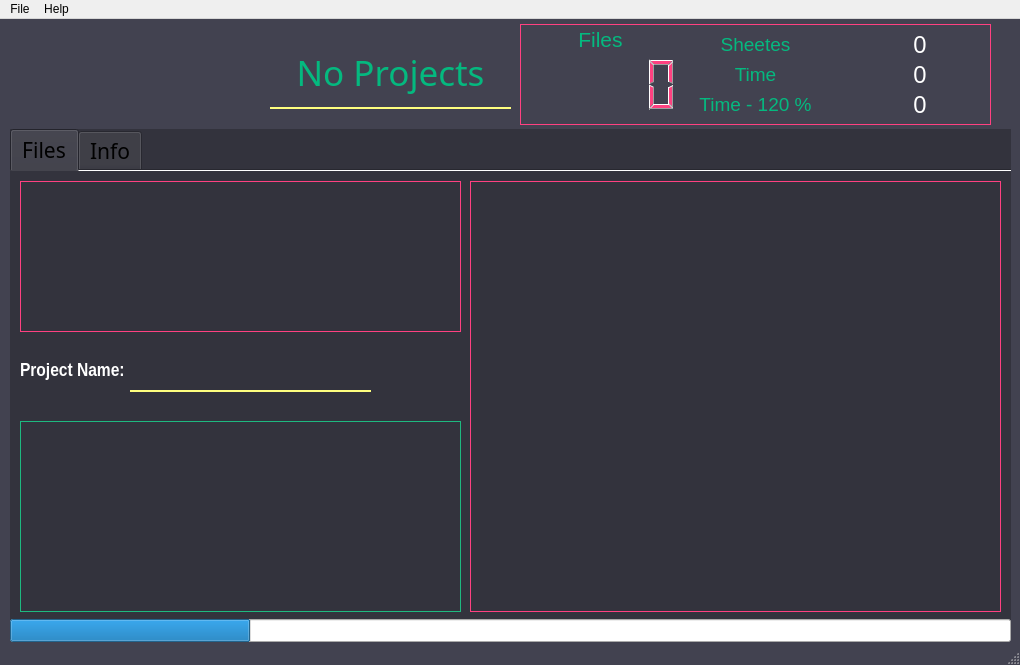
<?xml version="1.0" encoding="UTF-8"?>
<ui version="4.0">
 <class>MainWindow</class>
 <widget class="QMainWindow" name="MainWindow">
  <property name="geometry">
   <rect>
    <x>0</x>
    <y>0</y>
    <width>1020</width>
    <height>665</height>
   </rect>
  </property>
  <property name="windowTitle">
   <string>MainWindow</string>
  </property>
  <property name="styleSheet">
   <string notr="true">QMainWindow
{
 background-color: rgb(66, 66, 80);
}</string>
  </property>
  <widget class="QWidget" name="centralWidget">
   <widget class="QPushButton" name="pushButton">
    <property name="geometry">
     <rect>
      <x>10</x>
      <y>20</y>
      <width>75</width>
      <height>81</height>
     </rect>
    </property>
    <property name="styleSheet">
     <string notr="true">QPushButton#pushButton:pressed {
 border:2px solid;;
 border-radius:25px;
	border-color: rgb(255, 255, 127);
	
background-color:qradialgradient(spread:pad, cx:0.5, cy:0.5, radius:0.5, fx:0.5, fy:0.5, stop:0 rgba(255, 255, 255, 255), stop:0.1 rgba(255, 255, 255, 255), stop:0.2 rgba(77, 255, 120, 167), stop:0.3 rgba(64, 255, 61, 92), stop:0.397727 rgba(25, 255, 119, 51), stop:0.5 rgba(18, 255, 165, 205), stop:0.52 rgba(7, 255, 14, 205), stop:0.6 rgba(0, 255, 82, 255), stop:1 rgba(255, 255, 255, 0))

}
QPushButton{
background-color: rgb(66, 66, 80);

border:none;
}
</string>
    </property>
    <property name="text">
     <string/>
    </property>
    <property name="icon">
     <iconset resource="res.qrc">
      <normaloff>:/res/new.png</normaloff>:/res/new.png</iconset>
    </property>
    <property name="iconSize">
     <size>
      <width>64</width>
      <height>64</height>
     </size>
    </property>
   </widget>
   <widget class="QTabWidget" name="tabWidget">
    <property name="geometry">
     <rect>
      <x>10</x>
      <y>110</y>
      <width>1001</width>
      <height>491</height>
     </rect>
    </property>
    <property name="font">
     <font>
      <family>Eras Demi ITC</family>
      <pointsize>16</pointsize>
     </font>
    </property>
    <property name="autoFillBackground">
     <bool>false</bool>
    </property>
    <property name="styleSheet">
     <string notr="true">border-color: rgb(255, 65, 129);
background-color: rgb(51, 51, 61);</string>
    </property>
    <property name="tabPosition">
     <enum>QTabWidget::North</enum>
    </property>
    <property name="tabShape">
     <enum>QTabWidget::Rounded</enum>
    </property>
    <property name="currentIndex">
     <number>0</number>
    </property>
    <property name="elideMode">
     <enum>Qt::ElideMiddle</enum>
    </property>
    <property name="documentMode">
     <bool>true</bool>
    </property>
    <property name="tabsClosable">
     <bool>false</bool>
    </property>
    <property name="movable">
     <bool>false</bool>
    </property>
    <property name="tabBarAutoHide">
     <bool>false</bool>
    </property>
    <widget class="QWidget" name="tab">
     <attribute name="title">
      <string>Files</string>
     </attribute>
     <widget class="QTreeView" name="treeView">
      <property name="geometry">
       <rect>
        <x>10</x>
        <y>10</y>
        <width>441</width>
        <height>151</height>
       </rect>
      </property>
      <property name="styleSheet">
       <string notr="true">border: 1px solid ;
border-color:  rgb(255, 65, 129);
  color:#FFDC78;</string>
      </property>
     </widget>
     <widget class="QListWidget" name="listWidget">
      <property name="geometry">
       <rect>
        <x>460</x>
        <y>10</y>
        <width>531</width>
        <height>431</height>
       </rect>
      </property>
      <property name="styleSheet">
       <string notr="true">border: 1px solid ;
border-color:  rgb(255, 65, 129);
  color:#FFDC78;</string>
      </property>
     </widget>
     <widget class="QLabel" name="label_11">
      <property name="geometry">
       <rect>
        <x>10</x>
        <y>190</y>
        <width>111</width>
        <height>20</height>
       </rect>
      </property>
      <property name="font">
       <font>
        <family>Arial Narrow</family>
        <pointsize>14</pointsize>
        <weight>75</weight>
        <bold>true</bold>
       </font>
      </property>
      <property name="styleSheet">
       <string notr="true">color: rgb(255, 255, 255);</string>
      </property>
      <property name="text">
       <string>Project Name:</string>
      </property>
     </widget>
     <widget class="QTreeView" name="treeView_2">
      <property name="geometry">
       <rect>
        <x>10</x>
        <y>250</y>
        <width>441</width>
        <height>191</height>
       </rect>
      </property>
      <property name="styleSheet">
       <string notr="true">border: 1px solid ;
border-color: #1EB980;
  color:#FFDC78;</string>
      </property>
     </widget>
     <widget class="QPushButton" name="pushButton_4">
      <property name="geometry">
       <rect>
        <x>370</x>
        <y>165</y>
        <width>81</width>
        <height>81</height>
       </rect>
      </property>
      <property name="styleSheet">
       <string notr="true">QPushButton#pushButton_4:pressed {
 border:2px solid;;
 border-radius:25px;
border-color: rgb(255, 255, 127);
	
background-color:qradialgradient(spread:pad, cx:0.5, cy:0.5, radius:0.5, fx:0.5, fy:0.5, stop:0 rgba(255, 255, 255, 255), stop:0.1 rgba(255, 255, 255, 255), stop:0.2 rgba(77, 255, 120, 167), stop:0.3 rgba(64, 255, 61, 92), stop:0.397727 rgba(25, 255, 119, 51), stop:0.5 rgba(18, 255, 165, 205), stop:0.52 rgba(7, 255, 14, 205), stop:0.6 rgba(0, 255, 82, 255), stop:1 rgba(255, 255, 255, 0))

}
QPushButton{
background-color: rgb(51, 51, 61);

border:none;
}
</string>
      </property>
      <property name="text">
       <string/>
      </property>
      <property name="icon">
       <iconset resource="res.qrc">
        <normaloff>:/res/ok.png</normaloff>:/res/ok.png</iconset>
      </property>
      <property name="iconSize">
       <size>
        <width>64</width>
        <height>64</height>
       </size>
      </property>
     </widget>
     <widget class="QLineEdit" name="proj_name_edit">
      <property name="geometry">
       <rect>
        <x>120</x>
        <y>180</y>
        <width>241</width>
        <height>41</height>
       </rect>
      </property>
      <property name="font">
       <font>
        <family>Bahnschrift</family>
        <pointsize>16</pointsize>
        <weight>75</weight>
        <bold>true</bold>
       </font>
      </property>
      <property name="styleSheet">
       <string notr="true">color: rgb(4, 185, 127);
border : 0px solid blue;
border-top : 0px solid red;
border-left : 0px solid red;
border-right : 0px solid red;
border-bottom : 2px solid rgb(255, 255, 127);</string>
      </property>
      <property name="alignment">
       <set>Qt::AlignCenter</set>
      </property>
     </widget>
     <zorder>listWidget</zorder>
     <zorder>label_11</zorder>
     <zorder>pushButton_4</zorder>
     <zorder>treeView</zorder>
     <zorder>treeView_2</zorder>
     <zorder>proj_name_edit</zorder>
    </widget>
    <widget class="QWidget" name="tab_2">
     <attribute name="title">
      <string>Info</string>
     </attribute>
     <widget class="QGroupBox" name="groupBox_3">
      <property name="geometry">
       <rect>
        <x>10</x>
        <y>10</y>
        <width>981</width>
        <height>441</height>
       </rect>
      </property>
      <property name="styleSheet">
       <string notr="true">QGroupBox{
border: 1px solid ;
border-color:  #1EB980;
color: rgb(255, 220, 120);
}</string>
      </property>
      <property name="title">
       <string>Material</string>
      </property>
      <widget class="QListWidget" name="mat_list">
       <property name="geometry">
        <rect>
         <x>10</x>
         <y>20</y>
         <width>171</width>
         <height>151</height>
        </rect>
       </property>
       <property name="font">
        <font>
         <family>Agency FB</family>
         <pointsize>16</pointsize>
         <weight>50</weight>
         <italic>false</italic>
         <bold>false</bold>
        </font>
       </property>
       <property name="styleSheet">
        <string notr="true">border: 1px solid ;
font: 16pt &quot;Agency FB&quot;;
border-color:  #1EB980;
color:#FFDC78;</string>
       </property>
      </widget>
      <widget class="QLabel" name="mat_time120">
       <property name="geometry">
        <rect>
         <x>30</x>
         <y>370</y>
         <width>120</width>
         <height>40</height>
        </rect>
       </property>
       <property name="font">
        <font>
         <family>Seven Segment</family>
         <pointsize>18</pointsize>
        </font>
       </property>
       <property name="styleSheet">
        <string notr="true">color: #FFFFFF;</string>
       </property>
       <property name="text">
        <string>0</string>
       </property>
       <property name="alignment">
        <set>Qt::AlignCenter</set>
       </property>
      </widget>
      <widget class="QLabel" name="label_4">
       <property name="geometry">
        <rect>
         <x>40</x>
         <y>200</y>
         <width>91</width>
         <height>20</height>
        </rect>
       </property>
       <property name="font">
        <font>
         <pointsize>14</pointsize>
        </font>
       </property>
       <property name="styleSheet">
        <string notr="true">
color: rgb(255, 220, 120);</string>
       </property>
       <property name="text">
        <string>Sheetes</string>
       </property>
       <property name="alignment">
        <set>Qt::AlignCenter</set>
       </property>
      </widget>
      <widget class="QLabel" name="label_6">
       <property name="geometry">
        <rect>
         <x>20</x>
         <y>340</y>
         <width>151</width>
         <height>20</height>
        </rect>
       </property>
       <property name="font">
        <font>
         <pointsize>14</pointsize>
        </font>
       </property>
       <property name="styleSheet">
        <string notr="true">color: rgb(255, 220, 120);</string>
       </property>
       <property name="text">
        <string>Time - 120 %</string>
       </property>
       <property name="alignment">
        <set>Qt::AlignCenter</set>
       </property>
      </widget>
      <widget class="QLabel" name="mat_time">
       <property name="geometry">
        <rect>
         <x>30</x>
         <y>300</y>
         <width>120</width>
         <height>40</height>
        </rect>
       </property>
       <property name="font">
        <font>
         <family>Seven Segment</family>
         <pointsize>18</pointsize>
        </font>
       </property>
       <property name="styleSheet">
        <string notr="true">color: #FFFFFF;</string>
       </property>
       <property name="text">
        <string>0</string>
       </property>
       <property name="alignment">
        <set>Qt::AlignCenter</set>
       </property>
      </widget>
      <widget class="QLabel" name="mat_sheetes">
       <property name="geometry">
        <rect>
         <x>30</x>
         <y>230</y>
         <width>120</width>
         <height>40</height>
        </rect>
       </property>
       <property name="font">
        <font>
         <family>Seven Segment</family>
         <pointsize>18</pointsize>
        </font>
       </property>
       <property name="styleSheet">
        <string notr="true">color: #FFFFFF;</string>
       </property>
       <property name="text">
        <string>0</string>
       </property>
       <property name="alignment">
        <set>Qt::AlignCenter</set>
       </property>
      </widget>
      <widget class="QLabel" name="label_5">
       <property name="geometry">
        <rect>
         <x>30</x>
         <y>270</y>
         <width>111</width>
         <height>20</height>
        </rect>
       </property>
       <property name="font">
        <font>
         <pointsize>14</pointsize>
        </font>
       </property>
       <property name="styleSheet">
        <string notr="true">color: rgb(255, 220, 120);</string>
       </property>
       <property name="text">
        <string>Time</string>
       </property>
       <property name="alignment">
        <set>Qt::AlignCenter</set>
       </property>
      </widget>
      <widget class="QGroupBox" name="groupBox_2">
       <property name="geometry">
        <rect>
         <x>190</x>
         <y>20</y>
         <width>781</width>
         <height>411</height>
        </rect>
       </property>
       <property name="styleSheet">
        <string notr="true">QGroupBox{
border: 1px solid ;
border-color:  rgb(255, 65, 129);
	color: rgb(255, 105, 81);
}</string>
       </property>
       <property name="title">
        <string>Thickness</string>
       </property>
       <property name="alignment">
        <set>Qt::AlignLeading|Qt::AlignLeft|Qt::AlignTop</set>
       </property>
       <property name="flat">
        <bool>false</bool>
       </property>
       <widget class="QListWidget" name="thick_list">
        <property name="geometry">
         <rect>
          <x>20</x>
          <y>20</y>
          <width>141</width>
          <height>171</height>
         </rect>
        </property>
        <property name="font">
         <font>
          <family>Agency FB</family>
          <pointsize>16</pointsize>
          <weight>50</weight>
          <italic>false</italic>
          <bold>false</bold>
         </font>
        </property>
        <property name="styleSheet">
         <string notr="true">border: 1px solid ;
font: 16pt &quot;Agency FB&quot;;
border-color:  rgb(255, 65, 129);
color:#FFDC78;</string>
        </property>
       </widget>
       <widget class="QTableWidget" name="tableWidget">
        <property name="geometry">
         <rect>
          <x>190</x>
          <y>10</y>
          <width>581</width>
          <height>391</height>
         </rect>
        </property>
        <property name="styleSheet">
         <string notr="true">
QHeaderView::section {
    color: rgb(0, 93, 87);
    font: 75 14pt &quot;Bell MT&quot;;;
     border :none
};

  border: 1px solid ;
  
border-color:#8933C9;
  color:#FFDC78;
  text-align: center;

font: 16pt &quot;Seven Segment&quot;;


</string>
        </property>
        <property name="selectionBehavior">
         <enum>QAbstractItemView::SelectColumns</enum>
        </property>
        <attribute name="verticalHeaderVisible">
         <bool>false</bool>
        </attribute>
       </widget>
       <widget class="QLabel" name="thick_t_time120">
        <property name="geometry">
         <rect>
          <x>10</x>
          <y>370</y>
          <width>161</width>
          <height>40</height>
         </rect>
        </property>
        <property name="font">
         <font>
          <family>Seven Segment</family>
          <pointsize>18</pointsize>
         </font>
        </property>
        <property name="styleSheet">
         <string notr="true">color: #FFFFFF;</string>
        </property>
        <property name="text">
         <string>0</string>
        </property>
        <property name="alignment">
         <set>Qt::AlignCenter</set>
        </property>
       </widget>
       <widget class="QLabel" name="thick_t_total_time">
        <property name="geometry">
         <rect>
          <x>10</x>
          <y>300</y>
          <width>161</width>
          <height>40</height>
         </rect>
        </property>
        <property name="font">
         <font>
          <family>Seven Segment</family>
          <pointsize>18</pointsize>
         </font>
        </property>
        <property name="styleSheet">
         <string notr="true">color: #FFFFFF;</string>
        </property>
        <property name="text">
         <string>0</string>
        </property>
        <property name="alignment">
         <set>Qt::AlignCenter</set>
        </property>
       </widget>
       <widget class="QLabel" name="thick_t_sheetes">
        <property name="geometry">
         <rect>
          <x>9</x>
          <y>230</y>
          <width>161</width>
          <height>40</height>
         </rect>
        </property>
        <property name="font">
         <font>
          <family>Seven Segment</family>
          <pointsize>18</pointsize>
         </font>
        </property>
        <property name="styleSheet">
         <string notr="true">color:#FFFFFF;</string>
        </property>
        <property name="text">
         <string>0</string>
        </property>
        <property name="alignment">
         <set>Qt::AlignCenter</set>
        </property>
       </widget>
       <widget class="QLabel" name="label">
        <property name="geometry">
         <rect>
          <x>50</x>
          <y>200</y>
          <width>91</width>
          <height>20</height>
         </rect>
        </property>
        <property name="font">
         <font>
          <pointsize>14</pointsize>
         </font>
        </property>
        <property name="styleSheet">
         <string notr="true">color: rgb(255, 105, 81);</string>
        </property>
        <property name="text">
         <string>Sheetes</string>
        </property>
        <property name="alignment">
         <set>Qt::AlignCenter</set>
        </property>
       </widget>
       <widget class="QLabel" name="label_2">
        <property name="geometry">
         <rect>
          <x>50</x>
          <y>270</y>
          <width>91</width>
          <height>20</height>
         </rect>
        </property>
        <property name="font">
         <font>
          <pointsize>14</pointsize>
         </font>
        </property>
        <property name="styleSheet">
         <string notr="true">color: rgb(255, 105, 81);</string>
        </property>
        <property name="text">
         <string>Time</string>
        </property>
        <property name="alignment">
         <set>Qt::AlignCenter</set>
        </property>
       </widget>
       <widget class="QLabel" name="label_3">
        <property name="geometry">
         <rect>
          <x>20</x>
          <y>340</y>
          <width>151</width>
          <height>20</height>
         </rect>
        </property>
        <property name="font">
         <font>
          <pointsize>14</pointsize>
         </font>
        </property>
        <property name="styleSheet">
         <string notr="true">color: rgb(255, 105, 81);</string>
        </property>
        <property name="text">
         <string>Time - 120 %</string>
        </property>
        <property name="alignment">
         <set>Qt::AlignCenter</set>
        </property>
       </widget>
      </widget>
     </widget>
    </widget>
   </widget>
   <widget class="QPushButton" name="pushButton_2">
    <property name="geometry">
     <rect>
      <x>94</x>
      <y>20</y>
      <width>81</width>
      <height>81</height>
     </rect>
    </property>
    <property name="styleSheet">
     <string notr="true">QPushButton#pushButton_2:pressed {
 border:2px solid;;
 border-radius:25px;
 border-color: rgb(255, 255, 127);
	
background-color:qradialgradient(spread:pad, cx:0.5, cy:0.5, radius:0.5, fx:0.5, fy:0.5, stop:0 rgba(255, 255, 255, 255), stop:0.1 rgba(255, 255, 255, 255), stop:0.2 rgba(77, 255, 120, 167), stop:0.3 rgba(64, 255, 61, 92), stop:0.397727 rgba(25, 255, 119, 51), stop:0.5 rgba(18, 255, 165, 205), stop:0.52 rgba(7, 255, 14, 205), stop:0.6 rgba(0, 255, 82, 255), stop:1 rgba(255, 255, 255, 0))

}
QPushButton{
background-color: rgb(66, 66, 80);

border:none;
}</string>
    </property>
    <property name="text">
     <string/>
    </property>
    <property name="icon">
     <iconset resource="res.qrc">
      <normaloff>:/res/classify_init.png</normaloff>:/res/classify_init.png</iconset>
    </property>
    <property name="iconSize">
     <size>
      <width>64</width>
      <height>64</height>
     </size>
    </property>
   </widget>
   <widget class="QPushButton" name="pushButton_3">
    <property name="geometry">
     <rect>
      <x>180</x>
      <y>20</y>
      <width>81</width>
      <height>81</height>
     </rect>
    </property>
    <property name="styleSheet">
     <string notr="true">QPushButton#pushButton_3:pressed {
 border:2px solid;;
 border-radius:25px;
	border-color: rgb(255, 255, 127);
	
background-color:qradialgradient(spread:pad, cx:0.5, cy:0.5, radius:0.5, fx:0.5, fy:0.5, stop:0 rgba(255, 255, 255, 255), stop:0.1 rgba(255, 255, 255, 255), stop:0.2 rgba(77, 255, 120, 167), stop:0.3 rgba(64, 255, 61, 92), stop:0.397727 rgba(25, 255, 119, 51), stop:0.5 rgba(18, 255, 165, 205), stop:0.52 rgba(7, 255, 14, 205), stop:0.6 rgba(0, 255, 82, 255), stop:1 rgba(255, 255, 255, 0))

}
QPushButton{
background-color: rgb(66, 66, 80);

border:none;
}</string>
    </property>
    <property name="text">
     <string/>
    </property>
    <property name="icon">
     <iconset resource="res.qrc">
      <normaloff>:/res/print.png</normaloff>:/res/print.png</iconset>
    </property>
    <property name="iconSize">
     <size>
      <width>64</width>
      <height>64</height>
     </size>
    </property>
   </widget>
   <widget class="QGroupBox" name="groupBox">
    <property name="geometry">
     <rect>
      <x>520</x>
      <y>5</y>
      <width>471</width>
      <height>101</height>
     </rect>
    </property>
    <property name="styleSheet">
     <string notr="true">border: 1px solid ;
border-color:  rgb(255, 65, 129);
</string>
    </property>
    <property name="title">
     <string/>
    </property>
    <widget class="QLabel" name="t_sheets">
     <property name="geometry">
      <rect>
       <x>340</x>
       <y>5</y>
       <width>120</width>
       <height>30</height>
      </rect>
     </property>
     <property name="font">
      <font>
       <family>Seven Segment</family>
       <pointsize>18</pointsize>
      </font>
     </property>
     <property name="styleSheet">
      <string notr="true">color:#FFFFFF;
border : none</string>
     </property>
     <property name="text">
      <string>0</string>
     </property>
     <property name="alignment">
      <set>Qt::AlignCenter</set>
     </property>
     <property name="wordWrap">
      <bool>true</bool>
     </property>
    </widget>
    <widget class="QLabel" name="t_time">
     <property name="geometry">
      <rect>
       <x>340</x>
       <y>35</y>
       <width>120</width>
       <height>30</height>
      </rect>
     </property>
     <property name="font">
      <font>
       <family>Seven Segment</family>
       <pointsize>18</pointsize>
      </font>
     </property>
     <property name="styleSheet">
      <string notr="true">color: #FFFFFF;
border: none;</string>
     </property>
     <property name="text">
      <string>0</string>
     </property>
     <property name="alignment">
      <set>Qt::AlignCenter</set>
     </property>
    </widget>
    <widget class="QLabel" name="t_time120">
     <property name="geometry">
      <rect>
       <x>340</x>
       <y>65</y>
       <width>120</width>
       <height>30</height>
      </rect>
     </property>
     <property name="font">
      <font>
       <family>Seven Segment</family>
       <pointsize>18</pointsize>
      </font>
     </property>
     <property name="styleSheet">
      <string notr="true">color:#FFFFFF;
border: none;</string>
     </property>
     <property name="text">
      <string>0</string>
     </property>
     <property name="alignment">
      <set>Qt::AlignCenter</set>
     </property>
    </widget>
    <widget class="QLabel" name="label_7">
     <property name="geometry">
      <rect>
       <x>170</x>
       <y>10</y>
       <width>131</width>
       <height>20</height>
      </rect>
     </property>
     <property name="font">
      <font>
       <pointsize>14</pointsize>
      </font>
     </property>
     <property name="styleSheet">
      <string notr="true">border :none;
color: rgb(4, 185, 127);
</string>
     </property>
     <property name="text">
      <string>Sheetes</string>
     </property>
     <property name="alignment">
      <set>Qt::AlignCenter</set>
     </property>
    </widget>
    <widget class="QLabel" name="label_8">
     <property name="geometry">
      <rect>
       <x>170</x>
       <y>40</y>
       <width>131</width>
       <height>20</height>
      </rect>
     </property>
     <property name="font">
      <font>
       <pointsize>14</pointsize>
      </font>
     </property>
     <property name="styleSheet">
      <string notr="true">color: rgb(4, 185, 127);
border :none;</string>
     </property>
     <property name="text">
      <string>Time</string>
     </property>
     <property name="alignment">
      <set>Qt::AlignCenter</set>
     </property>
    </widget>
    <widget class="QLabel" name="label_9">
     <property name="geometry">
      <rect>
       <x>170</x>
       <y>70</y>
       <width>131</width>
       <height>20</height>
      </rect>
     </property>
     <property name="font">
      <font>
       <pointsize>14</pointsize>
      </font>
     </property>
     <property name="styleSheet">
      <string notr="true">color: rgb(4, 185, 127);
border :none;</string>
     </property>
     <property name="text">
      <string>Time - 120 %</string>
     </property>
     <property name="alignment">
      <set>Qt::AlignCenter</set>
     </property>
    </widget>
    <widget class="QLabel" name="label_10">
     <property name="geometry">
      <rect>
       <x>10</x>
       <y>0</y>
       <width>141</width>
       <height>31</height>
      </rect>
     </property>
     <property name="font">
      <font>
       <pointsize>16</pointsize>
      </font>
     </property>
     <property name="styleSheet">
      <string notr="true">border :none;
color: rgb(4, 185, 127);</string>
     </property>
     <property name="text">
      <string>Files</string>
     </property>
     <property name="alignment">
      <set>Qt::AlignCenter</set>
     </property>
    </widget>
    <widget class="QLCDNumber" name="num_files">
     <property name="geometry">
      <rect>
       <x>10</x>
       <y>30</y>
       <width>151</width>
       <height>61</height>
      </rect>
     </property>
     <property name="styleSheet">
      <string notr="true">color: rgb(255, 65, 129);
text-align: center;
border :none;</string>
     </property>
     <property name="lineWidth">
      <number>7</number>
     </property>
     <property name="smallDecimalPoint">
      <bool>false</bool>
     </property>
     <property name="segmentStyle">
      <enum>QLCDNumber::Filled</enum>
     </property>
    </widget>
   </widget>
   <widget class="QLabel" name="label_12">
    <property name="geometry">
     <rect>
      <x>270</x>
      <y>19</y>
      <width>241</width>
      <height>71</height>
     </rect>
    </property>
    <property name="font">
     <font>
      <family>Rockwell Condensed</family>
      <pointsize>26</pointsize>
     </font>
    </property>
    <property name="styleSheet">
     <string notr="true">color: rgb(4, 185, 127);
border : 0px solid blue;
border-top : 0px solid red;
border-left : 0px solid red;
border-right : 0px solid red;
border-bottom : 2px solid rgb(255, 255, 127);</string>
    </property>
    <property name="text">
     <string>No Projects</string>
    </property>
    <property name="alignment">
     <set>Qt::AlignCenter</set>
    </property>
   </widget>
   <widget class="QProgressBar" name="progressBar">
    <property name="geometry">
     <rect>
      <x>10</x>
      <y>600</y>
      <width>1001</width>
      <height>23</height>
     </rect>
    </property>
    <property name="value">
     <number>24</number>
    </property>
    <property name="textVisible">
     <bool>false</bool>
    </property>
   </widget>
  </widget>
  <widget class="QStatusBar" name="statusBar"/>
  <widget class="QMenuBar" name="menuBar">
   <property name="geometry">
    <rect>
     <x>0</x>
     <y>0</y>
     <width>1020</width>
     <height>21</height>
    </rect>
   </property>
   <widget class="QMenu" name="menuFILE">
    <property name="title">
     <string>File</string>
    </property>
    <addaction name="actionAdd_Project"/>
    <addaction name="actionOpen"/>
    <addaction name="actionclose"/>
    <addaction name="actionSave_As"/>
    <addaction name="actionPrint"/>
    <addaction name="actionClose"/>
   </widget>
   <widget class="QMenu" name="menuHelp">
    <property name="title">
     <string>Help</string>
    </property>
    <addaction name="actionLicense"/>
    <addaction name="actionRefrences"/>
   </widget>
   <addaction name="menuFILE"/>
   <addaction name="menuHelp"/>
  </widget>
  <action name="actionAdd_Project">
   <property name="text">
    <string>New</string>
   </property>
  </action>
  <action name="actionclose">
   <property name="text">
    <string>Save</string>
   </property>
  </action>
  <action name="actionLicense">
   <property name="text">
    <string>License</string>
   </property>
  </action>
  <action name="actionRefrences">
   <property name="text">
    <string>Refrences</string>
   </property>
  </action>
  <action name="actionSave_As">
   <property name="text">
    <string>Save As</string>
   </property>
  </action>
  <action name="actionClose">
   <property name="text">
    <string>Close</string>
   </property>
  </action>
  <action name="actionOpen">
   <property name="text">
    <string>Open</string>
   </property>
  </action>
  <action name="actionPrint">
   <property name="text">
    <string>Print</string>
   </property>
  </action>
 </widget>
 <layoutdefault spacing="6" margin="11"/>
 <resources>
  <include location="res.qrc"/>
 </resources>
 <connections/>
</ui>
